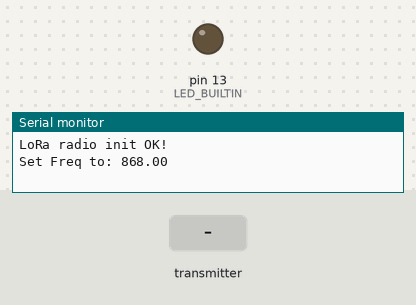
Bench run of a sketch on a simulated Arduino Uno, built with avr-gcc and run on an emulated ATmega328P. On the bench: output pins drawn as LEDs (lit = HIGH), the last lines printed to the serial monitor. Dashed ring = blinking. Inputs (shaded band) come from the test bench. No radio packets arrive unless stated.

Above: at 3.7 s.
3.8 s: the transmitter starts sending has_mail = 0
At 3.87 s:
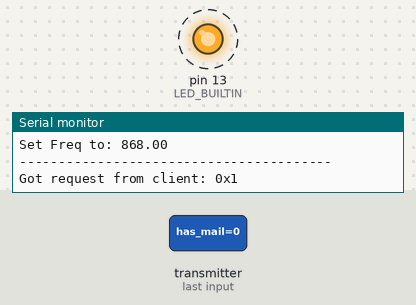
At 4.62 s:
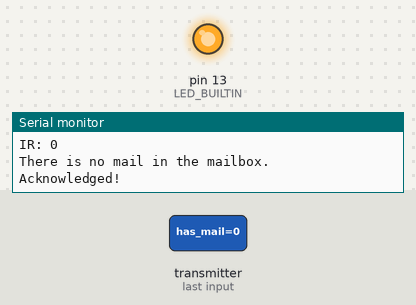
9.8 s: the transmitter starts sending has_mail = 1
12.8 s: the transmitter starts sending ir_distance = 1023
Timing chart, 0 to 15.8 s (numbered marks = the images above; inputs shaded):
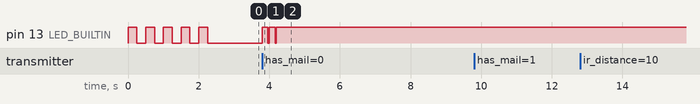

The sketch:

mailbox_server.ino
```cpp
////////////////////////////////////////
// Turku LoF LoRa Mailbox IoT project
//
// Mailbox state server
// --------------------
// Server receives mailbox state from client and sends state over serial to e.g.
// Raspberry pi that can forward the information to IoT-Ticket.
//
// Code is based on reliable messaging server with the RHReliableDatagram class,
// using the RH_RF95 driver to control a RF95 radio. Server is designed to work
// with client that is based on example RF95 Reliable datagram client.
////////////////////////////////////////

#include <RHReliableDatagram.h>
#include <RH_RF95.h>
#include <SPI.h>

#define CLIENT_ADDRESS 1
#define SERVER_ADDRESS 2

// For feather m0
#define RFM95_CS 8
#define RFM95_RST 4
#define RFM95_INT 3

// Frequency, must match RX's freq!
#define RF95_FREQ 868.0

// Milliseconds to wait for serial
#define WAIT_FOR_SERIAL_MS 5000

// Singleton instance of the radio driver for Adafruit Feather M0 with RFM95
RH_RF95 rf95(RFM95_CS, RFM95_INT);

// Class to manage message delivery and receipt, using the driver declared above
RHReliableDatagram manager(rf95, SERVER_ADDRESS);

// Sensor status struct, to be sent to the central unit (RPI).
struct status_t {
  bool has_mail;
  uint16_t ir_distance; // [mm]
  uint16_t sonar_distance; // [mm]
};

uint8_t data[] = "And hello back to you";
// Dont put this on the stack:
uint8_t buf[RH_RF95_MAX_MESSAGE_LEN];

////////////////////////////////////////

static void blink(int times);
static void send_sensor_data_to_serial(status_t &status);

////////////////////////////////////////

void setup()
{
  unsigned long start = millis();

  pinMode(LED_BUILTIN, OUTPUT);
  Serial.begin(9600);

  // Wait for serial port to be available
  while (!Serial) {
    if (millis() - start > WAIT_FOR_SERIAL_MS) {
      break;
    }
  }

  if (!manager.init()) {
    Serial.println("init failed");
  }

  // The default transmitter power is 13dBm, using PA_BOOST.
  // If you are using RFM95/96/97/98 modules which uses the PA_BOOST transmitter pin, then
  // you can set transmitter powers from 5 to 23 dBm:
//  rf95.setTxPower(23, false);
  // You can optionally require this module to wait until Channel Activity
  // Detection shows no activity on the channel before transmitting by setting
  // the CAD timeout to non-zero:
//  driver.setCADTimeout(10000);

  Serial.println("LoRa radio init OK!");

  // Defaults after init are 434.0MHz, 13dBm, Bw = 125 kHz, Cr = 4/5, Sf = 128chips/symbol, CRC on
  // Defaults after init are 434.0MHz, modulation GFSK_Rb250Fd250, +13dbM
  // Lets change frequency to European LoRa, 868.0MHz
  if (!rf95.setFrequency(RF95_FREQ)) {
    Serial.println("setFrequency failed");
    while (1);
  }
  Serial.print("Set Freq to: "); Serial.println(RF95_FREQ);

  blink(5);
}

////////////////////////////////////////

void loop()
{
  if (manager.available())
  {
    // Wait for a message addressed to us from the client
    uint8_t len = sizeof(buf);
    uint8_t from;
    if (manager.recvfromAck(buf, &len, &from))
    {
      digitalWrite(LED_BUILTIN, HIGH);
      Serial.println("----------------------------------------");
      Serial.print("Got request from client: 0x");
      Serial.println(from, HEX);

      // Unpack the sruct
      status_t status;
      memcpy(&status, buf, sizeof(status));

      Serial.print("IR: ");
      Serial.println(status.ir_distance);

      if (status.has_mail) {
        Serial.println("!!! Mailbox has mail !!!");
      }
      else {
        Serial.println("There is no mail in the mailbox.");
      }

      // Send a reply back to the originator client
      if (!manager.sendtoWait(data, sizeof(data), from)) {
        Serial.println("sendtoWait failed");
      }

      Serial.println("Acknowledged!");
      digitalWrite(LED_BUILTIN, LOW);

      // Send status over serial
      send_sensor_data_to_serial(status);

      Serial.print("\n");
    }
  }
}

////////////////////////////////////////

static void blink(int times)
{
  for (int i = 0; i < times; i++) {

    digitalWrite(LED_BUILTIN, HIGH);
    delay(250);
    digitalWrite(LED_BUILTIN, LOW);
    delay(250);
  }
}

static void send_sensor_data_to_serial(status_t &status)
{
  Serial.println("-- TO Raspberry -->");
  if (status.has_mail) {
    Serial.println("M:1");
  }
  else {
    Serial.println("M:0");
  }
  Serial.print("IR:");
  Serial.println(status.ir_distance);
  Serial.println("<-- TO Raspberry --");
}
```

switch.cpp
```cpp
#include <Arduino.h>
#include "switch.h"

Switch::Switch(int switch_pin)
{
  pin = switch_pin;
  state = HIGH;

  // Enable the pullup resistor.
  pinMode(switch_pin, INPUT_PULLUP);
}

bool Switch::is_falling(void)
{
  int current_state = digitalRead(pin);

  // Pin state changed from high to low.
  if (state == HIGH && current_state == LOW) {

    delay(5);
    current_state = digitalRead(pin);

    // If the state is still low after 5ms, declare the state changed.
    if (current_state == LOW) {

      state = current_state;
      return true;
    }
  }

  state = current_state;
  return false;
}

bool Switch::is_rising(void)
{
  int current_state = digitalRead(pin);

  if (state == LOW && current_state == HIGH) {

    delay(5);
    current_state = digitalRead(pin);

    if (current_state == HIGH) {

      state = current_state;
      return true;
    }
  }

  state = current_state;
  return false;
}
```

switch.h
```cpp
#ifndef __SWITCH_H
#define __SWITCH_H

class Switch
{
 private:
  int pin;
  int state;

public:
  Switch(int switch_pin);

  bool is_falling(void);
  bool is_rising(void);
};

#endif
```

Measured:
- after the input at 3.8 s, pin 13 (LED_BUILTIN): alternates HIGH for 0.16 s and LOW for 0.04 s, 5 changes in all, then stays HIGH, starting at once
